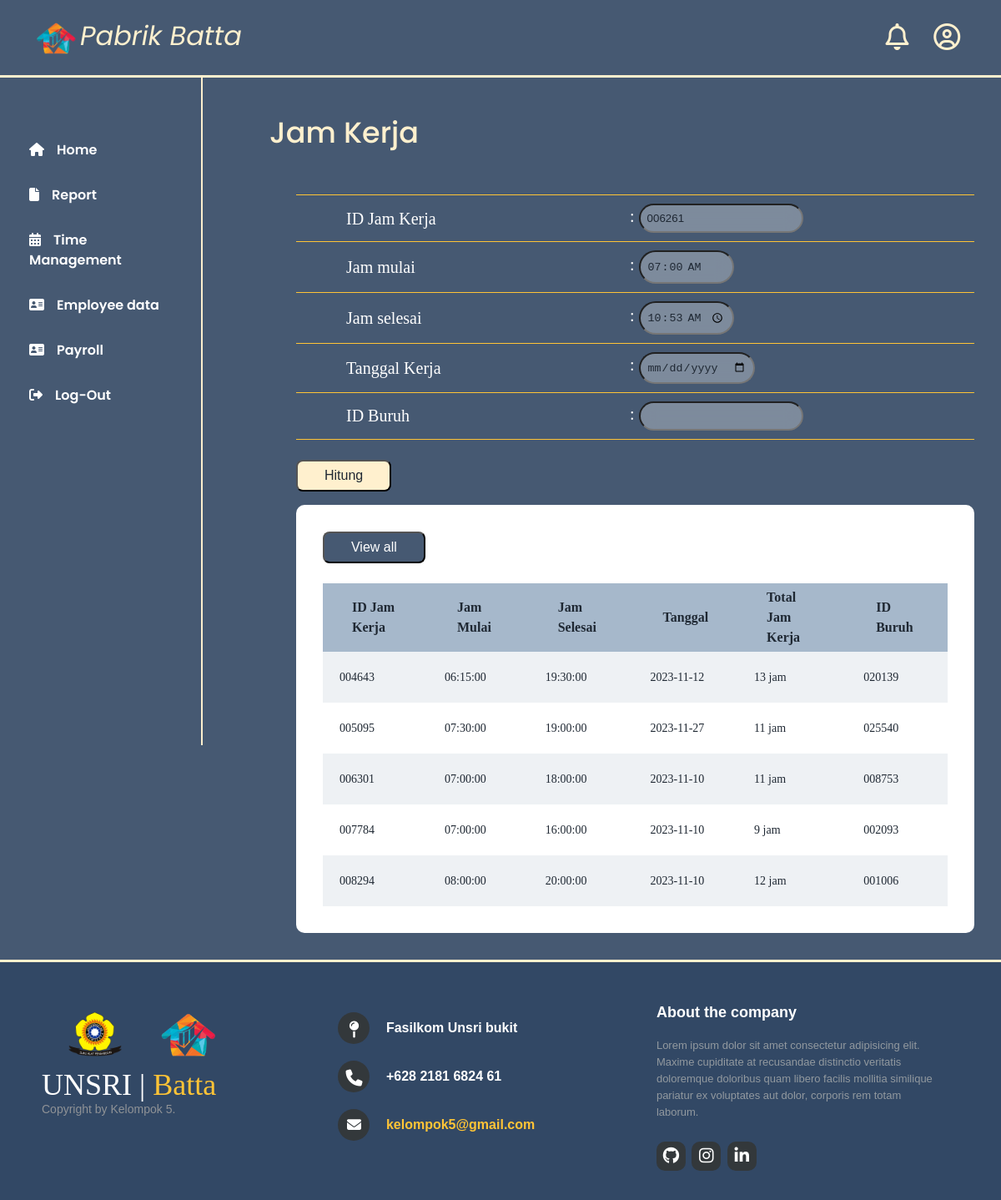
Page /Time-Management.php on the earlier database version.
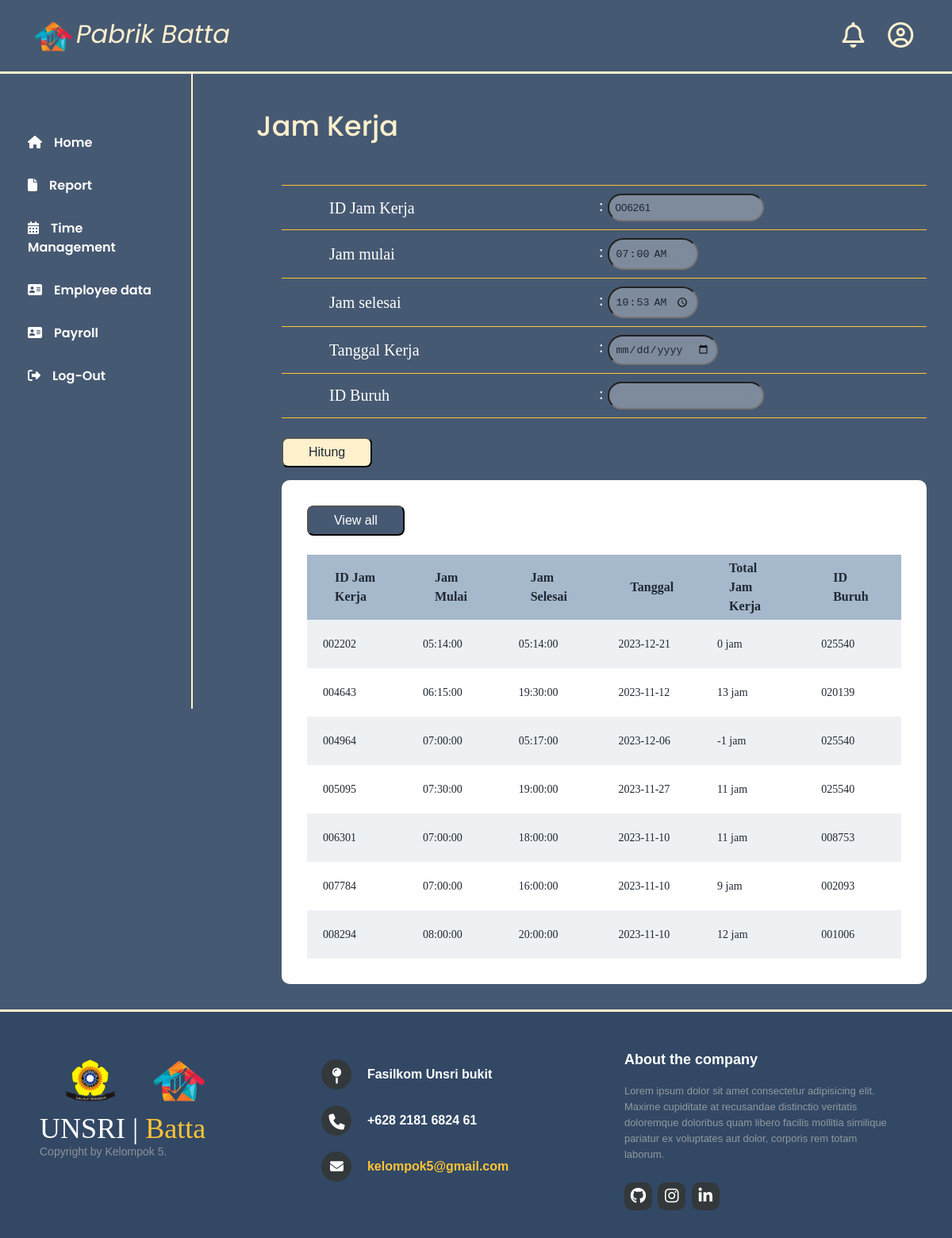
Same page on the later database version.
### tables this page shows
CREATE TABLE `tb_jam_kerja` (
  `id_JamKerja` varchar(20) NOT NULL,
  `Jam_Mulai` time NOT NULL,
  `Jam_Selesai` time NOT NULL,
  `Tanggal` date NOT NULL,
  `TotalJamKerja` int(11) DEFAULT NULL,
  `id_buruh` varchar(20) DEFAULT NULL
);

### Time-Management.php (the view, shortened to what this page needs)
<!DOCTYPE html>
<html lang="en">
<head>
    <link rel="stylesheet" href="Assets/css/style.css">
</head>
<body>
    <div class="header">
        <header class="header-top">
            <div href="#" class="logo">
                <img src="Assets/images/Logo.png" width="60"><a href="#">Pabrik Batta</a>
            </div>
            <div class="navbar-btn">
                <a href="#home" class="active"><i class="fa-regular fa-bell fa-2xl"></i></a>
                <a href="Login-page.html" class="active"><i class="fa-regular fa-circle-user fa-2xl"></i></a>
            </div>
        </header>
    </div>
    <div class="container">
        <div class="sidebar">
            <ul class="nav">
                <li><a href="Home-page.html"><i class="fa fa-home"></i>Home</a></li>
                <li><a href="Report.php"><i class="fa fa-file"></i>Report</a></li>
                <li><a href="Time-Management.php"><i class="fa fa-calendar-days"></i>Time Management</a></li>
                <li><a href="Employee.php"><i class="fa fa-address-card"></i>Employee data</a></li>
                <li><a href="Payroll.php"><i class="fa fa-address-card"></i>Payroll</a></li>
                <li><a href="#"><i class="fa fa-right-from-bracket"></i>Log-Out</a></li>
            </ul>
        </div>
        <section class="hero" id="home">
            <div class="report">
                <h2>Jam Kerja</h2>
                <div class="tabular--wrapper1">
                    <div class="table-container1">
                        <form action="Time-Management.php" method="POST">
                            <table>
                                <thead>
                                    <tbody class="form">
                                        <tr class="form-1">
                                            <td class="form-1">ID Jam Kerja</td>
                                            <td class="form-1"> : <input type="text" name="id_JamKerja" value="<?php echo str_pad(mt_rand(0, 10000), 6, '0', STR_PAD_LEFT); ?>" readonly />
                                            </td>
                                        </tr>
                                        <tr class="form-1">
                                            <td class="form-1">Jam mulai</td>
                                            <td class="form-1"> : <input type="time" name="jam_mulai" required readonly/>
                                            </td>
                                        </tr>
                                        <tr class="form-1">
                                            <td class="form-1">Jam selesai</td>
                                            <td class="form-1"> : <input type="time" name="jam_selesai" required/>
                                            </td>
                                        </tr>
                                        <tr class="form-1">
                                            <td class="form-1">Tanggal Kerja</td>
                                            <td class="form-1"> : <input type="date" name="tanggal" required></td>
                                        </tr>
                                        <tr class="form-1">
                                            <td class="form-1">ID Buruh</td>
                                            <td class="form-1"> : <input type="text" name="id_buruh" required />
                                            </td>
                                        </tr>
                                    </tbody>
                                </thead>
                            </table>
                            <button type="submit" class="input">Hitung</button>
                        </form>
                    </div>
                    <?php
                        include 'connect.php';
                        $sql_select_jamkerja = "SELECT * FROM tb_jam_kerja";
                        $result_jamkerja = $conn->query($sql_select_jamkerja);
                        if ($result_jamkerja) {
                            echo '<div class="tabular--wrapper">
                                    <div class="table-container">
                                        <button class="view">View all</button>
                                        <table>
                                            <thead>
                                                <tr>
                                                    <th>ID Jam Kerja</th>
                                                    <th>Jam Mulai</th>
                                                    <th>Jam Selesai</th>
                                                    <th>Tanggal</th>
                                                    <th>Total Jam Kerja</th>
                                                    <th>ID Buruh</th>
                                                </tr>
                                            </thead>
                                            <tbody>';
                            while ($row_jamkerja = $result_jamkerja->fetch_assoc()) {
                                echo '<tr>
                                        <td>' . $row_jamkerja['id_JamKerja'] . '</td>
                                        <td>' . $row_jamkerja['Jam_Mulai'] . '</td>
                                        <td>' . $row_jamkerja['Jam_Selesai'] . '</td>
                                        <td>' . $row_jamkerja['Tanggal'] . '</td>
                                        <td>' . $row_jamkerja['TotalJamKerja'] . ' jam</td>
                                        <td>' . $row_jamkerja['id_buruh'] . '</td>
                                    </tr>';
                            }
                            echo '</tbody>
                                </table>
                            </div>
                        </div>';
                        } else {
                            echo "Error: " . $conn->error;
                        }
                    ?>
        </section>
    </div>
    <footer class="footer-distributed">
        <div class="footer-left">
            <img class="Unsri" src="Assets/images/UnsriLogo.png">
            <img class="PB" src="Assets/images/Logo.png">
            <h3>UNSRI | <span> Batta</span></h3>
            <p class="footer-company-name">Copyright by Kelompok 5.</p>
        </div>
        <div class="footer-center">
            <div>
                <i class="fa fa-map-pin"></i>
                <p>Fasilkom Unsri bukit</p>
            </div>
            <div>
                <i class="fa fa-phone"></i>
                <p>+628 2181 6824 61</p>
            </div>
            <div>
                <i class="fa fa-envelope"></i>
                <p><a href="mailto:kelompok5@gmail.com">kelompok5@gmail.com</a></p>
            </div>
        </div>
        <div class="footer-right">
            <p class="footer-company-about">
                <span>About the company</span>
                Lorem ipsum dolor sit amet consectetur adipisicing elit. Maxime cupiditate at recusandae distinctio
                veritatis doloremque doloribus quam libero facilis mollitia similique pariatur ex voluptates aut dolor,
                corporis rem totam laborum.
            </p>
            <div class="footer-icons">
                <a href="https://github.com/rifko19?tab=repositories"><i class="fa fa-github"></i></a>
                <a href="#"><i class="fa fa-instagram"></i></a>
                <a href="https://www.linkedin.com/in/rifko-akbar-592915249/"><i class="fa fa-linkedin"></i></a>
            </div>
        </div>
    </footer>
    <link rel="stylesheet" href="https://cdn.jsdelivr.net/npm/sweetalert2@11.1.2/dist/sweetalert2.min.css">
</body>
</html>

Differences in the rows shown:
added tb_jam_kerja: id_JamKerja "002202", Jam_Mulai "05:14:00", Jam_Selesai "05:14:00", Tanggal "2023-12-21", TotalJamKerja "0", id_buruh "025540"
added tb_jam_kerja: id_JamKerja "004964", Jam_Mulai "07:00:00", Jam_Selesai "05:17:00", Tanggal "2023-12-06", TotalJamKerja "-1", id_buruh "025540"
